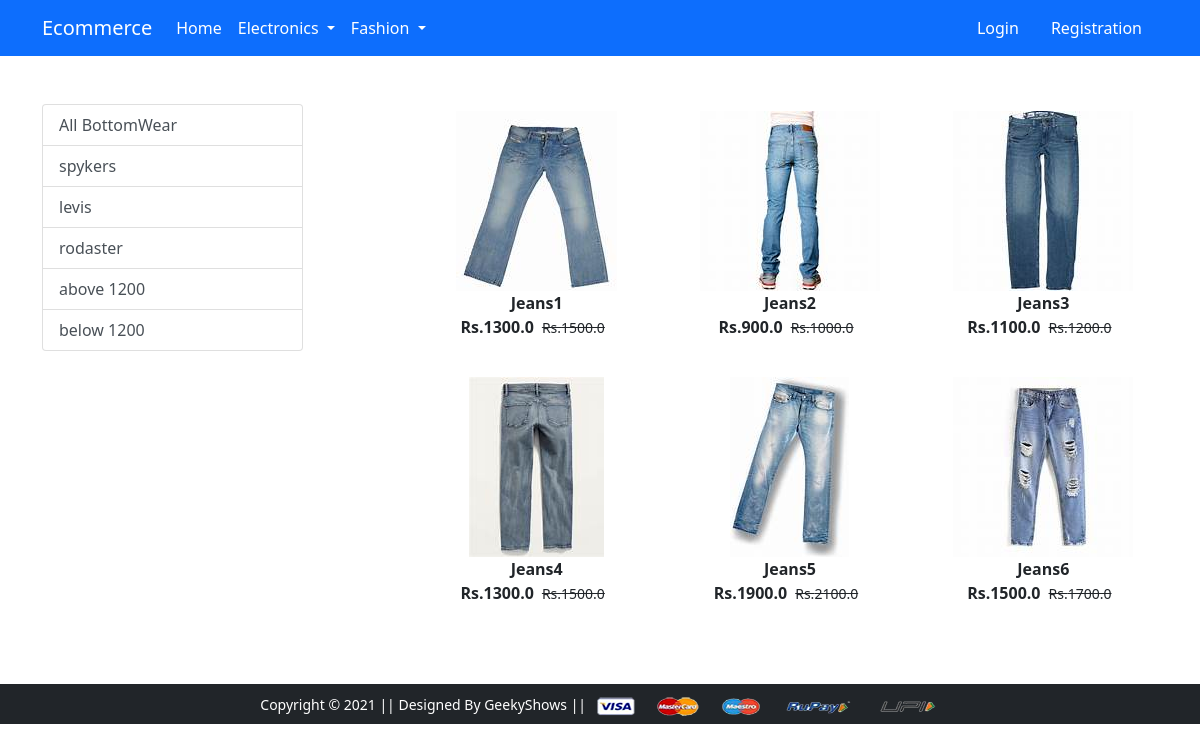
The app's page /bottomwear/ with its own data.
### app/models.py (models this page shows, shortened)
class Product(models.Model):
    title=models.CharField(max_length=100)
    selling_price=models.FloatField()
    discounted_price=models.FloatField()
    description=models.TextField()
    brand=models.CharField(max_length=100)
    category=models.CharField(choices=category_choices,max_length=10)
    product_image=models.ImageField(upload_to='productimg')

### app/views.py (the view)
# urls.py: path('bottomwear/', views.bottomwear, name='bottomwear'),
def bottomwear(request,data=None):
 if data==None:
   bwears=Product.objects.filter(category='BW')
 elif data=="levis":
   bwears=Product.objects.filter(category='BW').filter(brand=data)
 elif data == "spykers":
   bwears = Product.objects.filter(category='BW').filter(brand=data)
 elif data == "Rodaster":
   bwears = Product.objects.filter(category='BW').filter(brand=data)
 elif data == "above":
   bwears = Product.objects.filter(category='BW').filter(discounted_price__gt=1200)
 elif data == "below":
   bwears = Product.objects.filter(category='BW').filter(discounted_price__lt=1200)
 return render(request, 'app/bottomwear.html',{'b':bwears})

### app/templates/app/bottomwear.html (shortened to what this page needs)
{% extends 'app/base.html' %}
{% load static %}
{% block main-content %}
<div class="container my-5">
 <div class="row">
  <div class="col-sm-3">
  <div class="list-group">
   <a href="{% url 'bottomwear' %}" class="list-group-item list-group-item-action" aria-current="true">All BottomWear</a>
   <a href="{% url 'bottomweardata' 'spykers' %}" class="list-group-item list-group-item-action" aria-current="true">spykers</a>
   <a href="{% url 'bottomweardata' 'levis' %}" class="list-group-item list-group-item-action" aria-current="true">levis</a>
   <a href="{% url 'bottomweardata' 'Rodaster' %}" class="list-group-item list-group-item-action" aria-current="true">rodaster</a>
   <a href="{% url 'bottomweardata' 'above' %}" class="list-group-item list-group-item-action" aria-current="true">above 1200</a>
   <a href="{% url 'bottomweardata' 'below' %}" class="list-group-item list-group-item-action" aria-current="true">below 1200</a>
  </div>
  </div>
  <div class="col-sm-8 offset-sm-1">
  <div class="row">
   {% for product in b %}
   <div class="col-sm-4 text-center mb-4">
    <a href="{% url 'product-detail' product.id %}" class="btn">
     <div class="item">
      <img src="{{product.product_image.url}}" alt="" height="180" class="">
      <div class="fw-bold">{{product.title}}</div>
      <div class="fw-bold">Rs.{{product.discounted_price}}<small class="fw-light mx-2 text-decoration-line-through">Rs.{{product.selling_price}}</small></div>
     </div>
    </a>
  </div>
   {% endfor %}
  </div>
  </div>
 </div>
</div>
{% endblock main-content %}

### records on screen
Product: product_image (picture), title "Jeans1", discounted_price "1300.0", selling_price "1500.0"
Product: product_image (picture), title "Jeans2", discounted_price "900.0", selling_price "1000.0"
Product: product_image (picture), title "Jeans3", discounted_price "1100.0", selling_price "1200.0"
Product: product_image (picture), title "Jeans4", discounted_price "1300.0", selling_price "1500.0"
Product: product_image (picture), title "Jeans5", discounted_price "1900.0", selling_price "2100.0"
Product: product_image (picture), title "Jeans6", discounted_price "1500.0", selling_price "1700.0"
